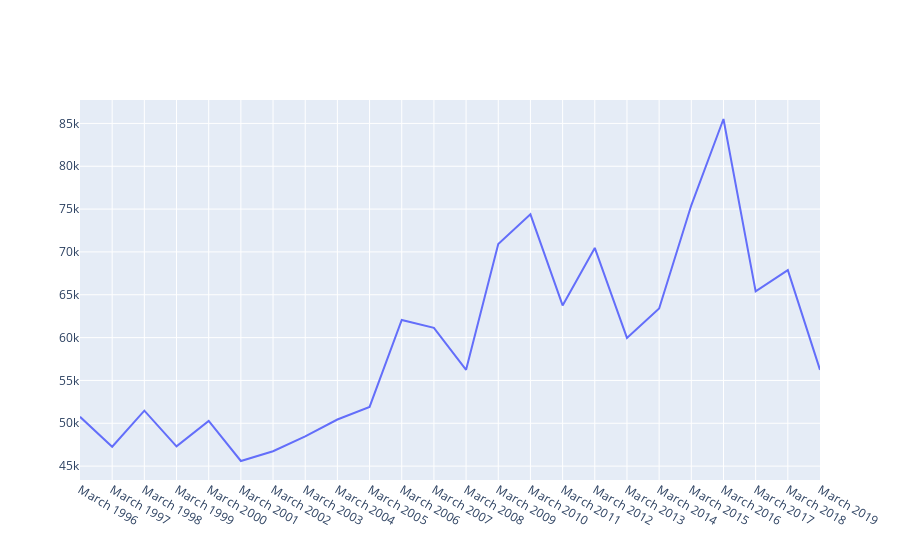

This figure's notebook cell:
### Markdown cell above
# Visualizing the Data

We'll use scatter plot visualization using `go.Scatter` module. 

We'll plot `Date` column in `x` axis, and *North East* column in the `y` axis.

### Code cell
fig = go.Figure(data=go.Scatter(x=df["Date"], y=df["North East"]))
iplot(fig)

### Figure 1 — Plotly figure (JSON) as saved in the notebook; plotly's stock layout.template omitted (floating-point values rounded to 4 significant figures)
{"data": [{"type": "scatter", "x": ["March 1996", "March 1997", "March 1998", "March 1999", "March 2000", "March 2001", "March 2002", "March 2003", "March 2004", "March 2005", "March 2006", "March 2007", "March 2008", "March 2009", "March 2010", "March 2011", "March 2012", "March 2013", "March 2014", "March 2015", "March 2016", "March 2017", "March 2018", "March 2019"], "y": [50750, 47263, 51475, 47310, 50268, 45596, 46736, 48466, 50437, 51908, 62057, 61134, 56238, 70915, 74384, 63753, 70470, 59962, 63396, 75443, 85517, 65403, 67874, 56237]}], "layout": {"autosize": true, "xaxis": {"autorange": true, "range": [0, 23], "type": "category"}, "yaxis": {"autorange": true, "range": [43380.0, 87730.0], "type": "linear"}}}
